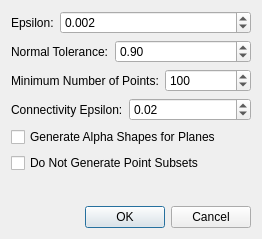
<?xml version="1.0" encoding="UTF-8"?>
<ui version="4.0">
 <class>PointSetPlaneDetectionDialog</class>
 <widget class="QDialog" name="PointSetPlaneDetectionDialog">
  <property name="geometry">
   <rect>
    <x>0</x>
    <y>0</y>
    <width>262</width>
    <height>239</height>
   </rect>
  </property>
  <property name="windowTitle">
   <string>Plane Detection</string>
  </property>
  <layout class="QVBoxLayout" name="verticalLayout">
   <item>
    <layout class="QHBoxLayout" name="horizontalLayout_2" stretch="0,1">
     <item>
      <widget class="QLabel" name="label_2">
       <property name="text">
        <string>Epsilon:</string>
       </property>
      </widget>
     </item>
     <item>
      <widget class="QDoubleSpinBox" name="m_epsilon_field">
       <property name="toolTip">
        <string>Fitting tolerance in Euclidean distance</string>
       </property>
       <property name="decimals">
        <number>3</number>
       </property>
       <property name="maximum">
        <double>1000000.000000000000000</double>
       </property>
       <property name="singleStep">
        <double>0.010000000000000</double>
       </property>
       <property name="value">
        <double>0.002000000000000</double>
       </property>
      </widget>
     </item>
    </layout>
   </item>
   <item>
    <layout class="QHBoxLayout" name="horizontalLayout" stretch="0,1">
     <item>
      <widget class="QLabel" name="label">
       <property name="text">
        <string>Normal Tolerance:</string>
       </property>
      </widget>
     </item>
     <item>
      <widget class="QDoubleSpinBox" name="m_normal_tolerance_field">
       <property name="toolTip">
        <string>Normal angle deviation tolerance as cosine of the angle</string>
       </property>
       <property name="singleStep">
        <double>0.001000000000000</double>
       </property>
       <property name="value">
        <double>0.900000000000000</double>
       </property>
      </widget>
     </item>
    </layout>
   </item>
   <item>
    <layout class="QHBoxLayout" name="horizontalLayout_3" stretch="0,1">
     <item>
      <widget class="QLabel" name="label_3">
       <property name="text">
        <string>Minimum Number of Points:</string>
       </property>
      </widget>
     </item>
     <item>
      <widget class="QSpinBox" name="m_min_pts_field">
       <property name="toolTip">
        <string>Smallest allowed size for a primitive</string>
       </property>
       <property name="maximum">
        <number>10000</number>
       </property>
       <property name="singleStep">
        <number>50</number>
       </property>
       <property name="value">
        <number>100</number>
       </property>
      </widget>
     </item>
    </layout>
   </item>
   <item>
    <layout class="QHBoxLayout" name="horizontalLayout_4" stretch="0,1">
     <item>
      <widget class="QLabel" name="label_4">
       <property name="text">
        <string>Connectivity Epsilon:</string>
       </property>
      </widget>
     </item>
     <item>
      <widget class="QDoubleSpinBox" name="m_cluster_epsilon_field">
       <property name="toolTip">
        <string>Maximum world distance between points on a shape to be considered as connected</string>
       </property>
       <property name="decimals">
        <number>2</number>
       </property>
       <property name="maximum">
        <double>1000000.000000000000000</double>
       </property>
       <property name="singleStep">
        <double>0.010000000000000</double>
       </property>
       <property name="value">
        <double>0.020000000000000</double>
       </property>
      </widget>
     </item>
    </layout>
   </item>
   <item>
    <widget class="QCheckBox" name="m_generate_alpha">
     <property name="text">
      <string>Generate Alpha Shapes for Planes</string>
     </property>
    </widget>
   </item>
   <item>
    <widget class="QCheckBox" name="m_do_not_generate_subset">
     <property name="text">
      <string>Do Not Generate Point Subsets</string>
     </property>
    </widget>
   </item>
   <item>
    <spacer name="verticalSpacer">
     <property name="orientation">
      <enum>Qt::Vertical</enum>
     </property>
     <property name="sizeHint" stdset="0">
      <size>
       <width>20</width>
       <height>40</height>
      </size>
     </property>
    </spacer>
   </item>
   <item>
    <widget class="QDialogButtonBox" name="buttonBox">
     <property name="orientation">
      <enum>Qt::Horizontal</enum>
     </property>
     <property name="standardButtons">
      <set>QDialogButtonBox::Cancel|QDialogButtonBox::Ok</set>
     </property>
    </widget>
   </item>
  </layout>
 </widget>
 <resources/>
 <connections>
  <connection>
   <sender>buttonBox</sender>
   <signal>accepted()</signal>
   <receiver>PointSetPlaneDetectionDialog</receiver>
   <slot>accept()</slot>
   <hints>
    <hint type="sourcelabel">
     <x>248</x>
     <y>254</y>
    </hint>
    <hint type="destinationlabel">
     <x>157</x>
     <y>274</y>
    </hint>
   </hints>
  </connection>
  <connection>
   <sender>buttonBox</sender>
   <signal>rejected()</signal>
   <receiver>PointSetPlaneDetectionDialog</receiver>
   <slot>reject()</slot>
   <hints>
    <hint type="sourcelabel">
     <x>316</x>
     <y>260</y>
    </hint>
    <hint type="destinationlabel">
     <x>286</x>
     <y>274</y>
    </hint>
   </hints>
  </connection>
 </connections>
</ui>
